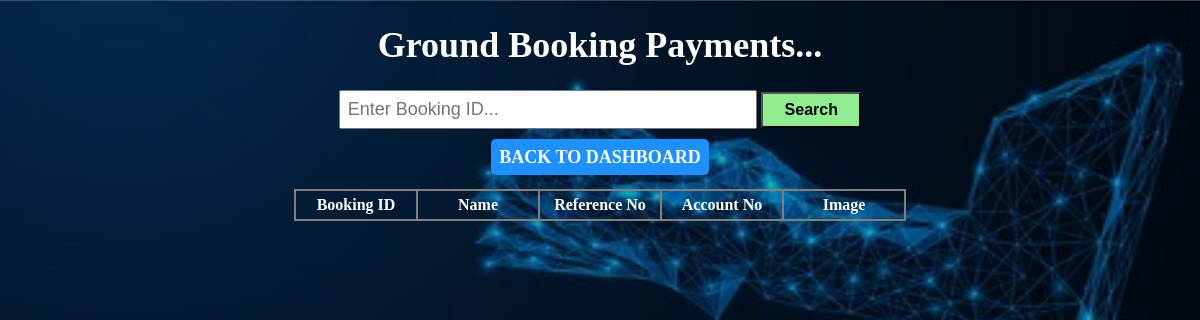
Before: /bookingpayment.php with the older database file.
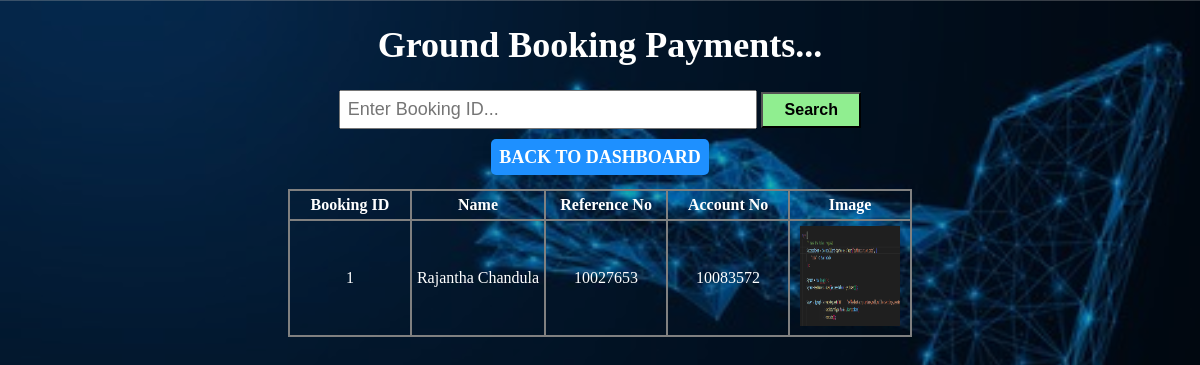
After: the same page with the newer database file.
### tables this page shows
CREATE TABLE `booking_fee` (
  `id` int(11) NOT NULL,
  `booking_id` int(11) DEFAULT NULL,
  `name` varchar(50) DEFAULT NULL,
  `ref_no` varchar(20) DEFAULT NULL,
  `acc_no` varchar(20) DEFAULT NULL,
  `image` varchar(100) DEFAULT NULL
);

### bookingpayment.php (the view, shortened to what this page needs)
<!DOCTYPE html>
<html lang="en">
<head>
    <link rel="stylesheet" href="css/bookingpayments.css">
</head>
<body>
    <center>
        <h1>Ground Booking Payments...</h1>
        <form action="" method="post">
            <p>
                <input type="text" name = "text1" placeholder="Enter Booking ID...">
                <button type="submit" name="search">Search</button>
            </p>
            <div class="cls">
                <center><a href="admin.php" class="link">Back to Dashboard</a></center>
            </div>
            <br>
            <table>
                <tr>
                    <th>Booking ID</th>
                    <th>Name</th>
                    <th>Reference No</th>
                    <th>Account No</th>
                    <th>Image</th>
                </tr>
                <?php
                    $connection = mysqli_connect("localhost","root","","myproject");
                    if(isset($_POST['search'])){
                        $id = $_POST['text1'];
                        $query = "SELECT * FROM booking_fee WHERE booking_id = '$id'";
                        $query_run = mysqli_query($connection,$query);
                        while($result = mysqli_fetch_array($query_run)){
                            ?>
                                <tr>
                                    <td><?php echo $result['booking_id'];?></td>
                                    <td><?php echo $result['name'];?></td>
                                    <td><?php echo $result['ref_no'];?></td>
                                    <td><?php echo $result['acc_no'];?></td>
                                    <td><img src="../cricket_club_management_system/booking/<?php echo $result['image'];?>" style="width:100px; height:100px;" alt="" ></td>
                                </tr>
                            <?php
                        }
                    }else{
                        $query = "SELECT * FROM booking_fee ";
                        $query_run = mysqli_query($connection,$query);
                        while($result = mysqli_fetch_array($query_run)){
                            ?>
                                <tr>
                                    <td><?php echo $result['booking_id'];?></td>
                                    <td><?php echo $result['name'];?></td>
                                    <td><?php echo $result['ref_no'];?></td>
                                    <td><?php echo $result['acc_no'];?></td>
                                    <td><img src="../cricket_club_management_system/booking/<?php echo $result['image'];?>" style="width:100px; height:100px;" alt="" ></td>
                                </tr>
                            <?php
                        }
                    }
                ?>
            </table>
        </form>
    </center>
</body>
</html>

Changed rows visible on the page:
added booking_fee: booking "1", name "Rajantha Chandula", ref_no "10027653", acc_no "10083572", image (picture)
